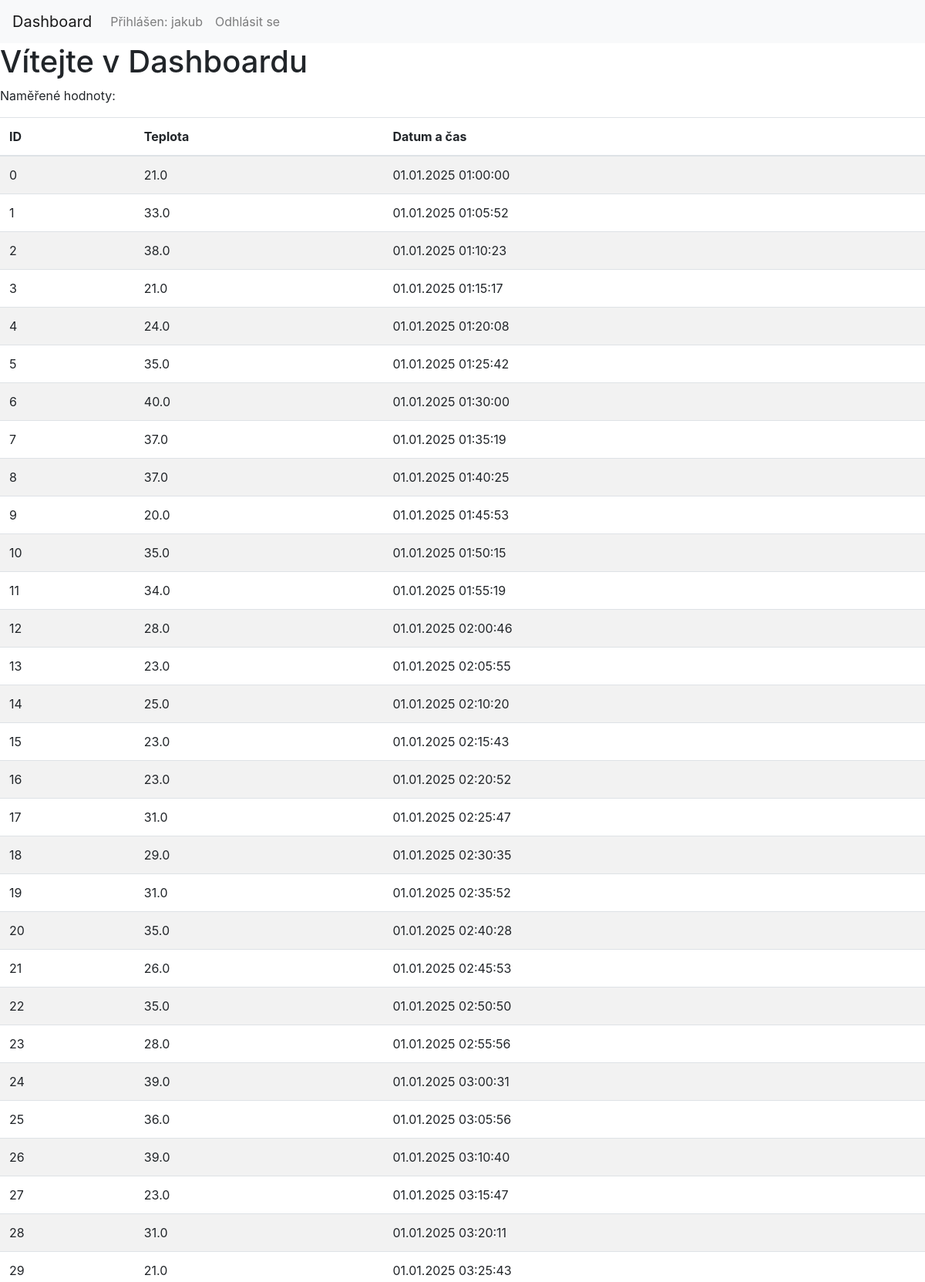
The page /dashboard (signed in, upper part) on the database its author committed.
### database.py (models this page shows)
class User(db.Model, UserMixin):
    __tablename__ = 'Users'
    id = db.Column(db.Integer, primary_key=True)
    username = db.Column(db.String(50), unique=True, nullable=False)
    password = db.Column(db.String(50), nullable=False)

class Data(db.Model, UserMixin):
    __tablename__ = 'Data'
    id = db.Column(db.Integer, primary_key=True)
    temperature = db.Column(db.Float, nullable=False)
    created_at = db.Column(db.DateTime, default=datetime.utcnow())

### app.py (the view)
@app.route('/dashboard')
@login_required
def dashboard():
    sort_order = request.args.get('sort', 'asc').lower()
    if sort_order == 'desc':
        data = Data.query.order_by(Data.created_at.desc()).all()
    else:
        data = Data.query.order_by(Data.created_at.asc()).all()
    return render_template('dashboard.html', data=data)

### app.py (called while the page is built)
@login_manager.user_loader
def load_user(user_id):
    return User.query.get(int(user_id))

### templates/dashboard.html (shortened to what this page needs)
{% extends 'layout.html' %}
{% block content %}
<h1>Vítejte v Dashboardu</h1>
<p>Naměřené hodnoty:</p>
<table class="table table-striped">
  <thead>
    <tr>
      <th>ID</th>
      <th>Teplota</th>
      <th>Datum a čas</th>
    </tr>
  </thead>
  <tbody>
    {% for row in data %}
    <tr>
      <td>{{ row.id }}</td>
      <td>{{ row.temperature }}</td>
      <td>{{ row.created_at.strftime('%d.%m.%Y %H:%M:%S') }}</td>
    </tr>
    {% endfor %}
  </tbody>
</table>
{% endblock %}

### templates/layout.html (shortened to what this page needs)
<!DOCTYPE html>
<html lang="cs">
<head>
  <link rel="stylesheet" href="https://stackpath.bootstrapcdn.com/bootstrap/4.5.2/css/bootstrap.min.css">
</head>
<body>
  <nav class="navbar navbar-expand-lg navbar-light bg-light">
    <a href="{{ url_for('dashboard') }}" class="navbar-brand" href="/">
            Dashboard</a>
        <div class="collapse navbar-collapse">
            <ul class="navbar-nav">
                {% if current_user.is_authenticated %}
                  <li class="nav-item"><a class="nav-link" href="#">Přihlášen: {{ current_user.username }}</a></li>
                  <li class="nav-item"><a class="nav-link" href="{{ url_for('logout') }}">Odhlásit se</a></li>
                {% else %}
                  <li class="nav-item"><a class="nav-link" href="{{ url_for('login') }}">Přihlášení</a></li>
                  <li class="nav-item"><a class="nav-link" href="{{ url_for('register') }}">Registrace</a></li>
                {% endif %}
            </ul>
        </div>
  </nav>
  <div>
    {% block content %}{% endblock %}
  </div>
</body>
</html>

### rows shown on the page
User: username "jakub"
Data: id "0", temperature "21.0", created_at "01.01.2025 01:00:00"
Data: id "1", temperature "33.0", created_at "01.01.2025 01:05:52"
Data: id "2", temperature "38.0", created_at "01.01.2025 01:10:23"
Data: id "3", temperature "21.0", created_at "01.01.2025 01:15:17"
Data: id "4", temperature "24.0", created_at "01.01.2025 01:20:08"
Data: id "5", temperature "35.0", created_at "01.01.2025 01:25:42"
Data: id "6", temperature "40.0", created_at "01.01.2025 01:30:00"
Data: id "7", temperature "37.0", created_at "01.01.2025 01:35:19"
Data: id "8", temperature "37.0", created_at "01.01.2025 01:40:25"
Data: id "9", temperature "20.0", created_at "01.01.2025 01:45:53"
Data: id "10", temperature "35.0", created_at "01.01.2025 01:50:15"
Data: id "11", temperature "34.0", created_at "01.01.2025 01:55:19"
Data: id "12", temperature "28.0", created_at "01.01.2025 02:00:46"
Data: id "13", temperature "23.0", created_at "01.01.2025 02:05:55"
Data: id "14", temperature "25.0", created_at "01.01.2025 02:10:20"
Data: id "15", temperature "23.0", created_at "01.01.2025 02:15:43"
Data: id "16", temperature "23.0", created_at "01.01.2025 02:20:52"
Data: id "17", temperature "31.0", created_at "01.01.2025 02:25:47"
Data: id "18", temperature "29.0", created_at "01.01.2025 02:30:35"
Data: id "19", temperature "31.0", created_at "01.01.2025 02:35:52"
Data: id "20", temperature "35.0", created_at "01.01.2025 02:40:28"
Data: id "21", temperature "26.0", created_at "01.01.2025 02:45:53"
Data: id "22", temperature "35.0", created_at "01.01.2025 02:50:50"
Data: id "23", temperature "28.0", created_at "01.01.2025 02:55:56"
Data: id "24", temperature "39.0", created_at "01.01.2025 03:00:31"
Data: id "25", temperature "36.0", created_at "01.01.2025 03:05:56"
Data: id "26", temperature "39.0", created_at "01.01.2025 03:10:40"
Data: id "27", temperature "23.0", created_at "01.01.2025 03:15:47"
Data: id "28", temperature "31.0", created_at "01.01.2025 03:20:11"
Data: id "29", temperature "21.0", created_at "01.01.2025 03:25:43"
